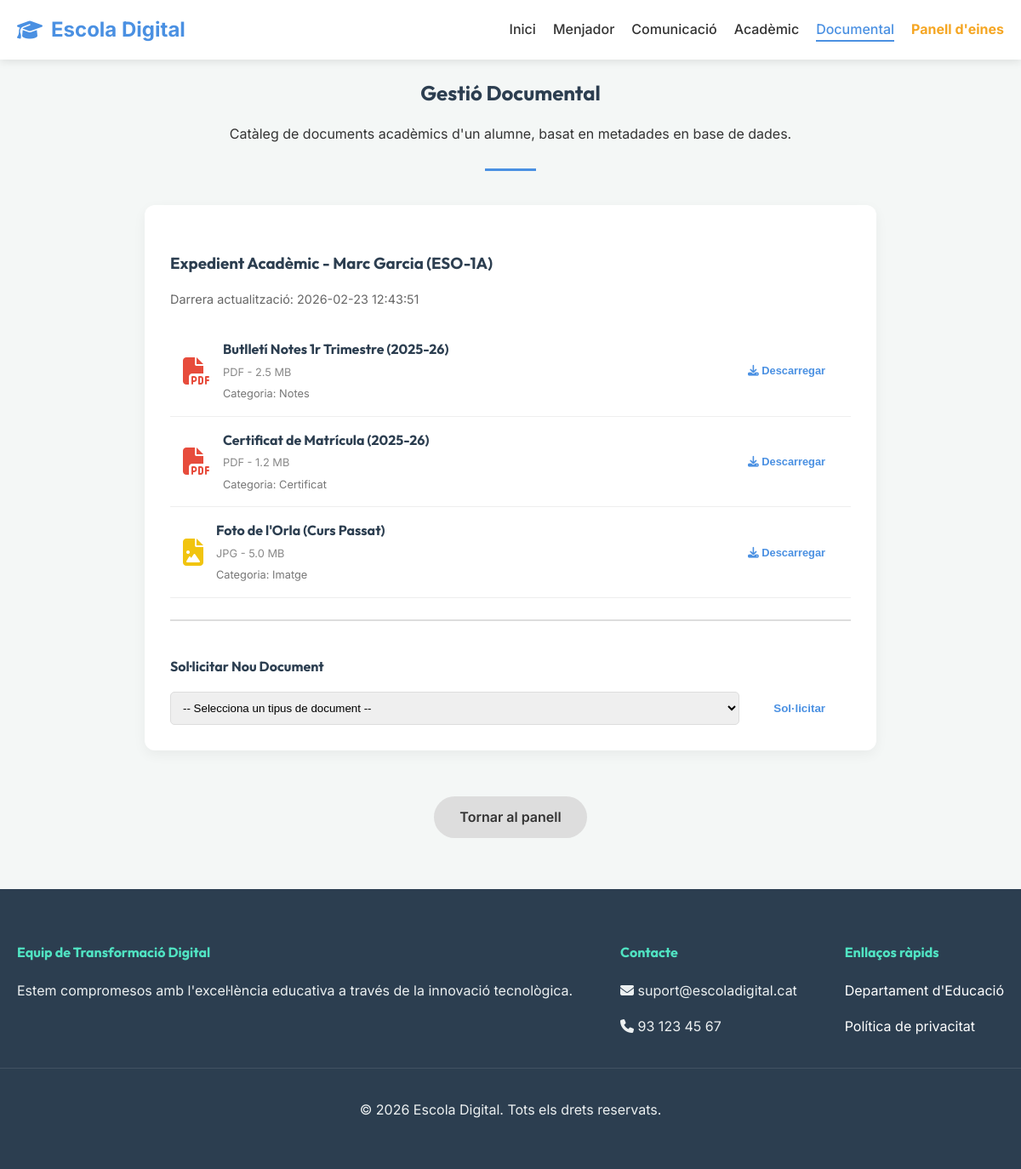
Screenshot of /index.php?page=demo_docs with the database file from the repository.
### tables this page shows
CREATE TABLE IF NOT EXISTS `documents` (
    `id` INT UNSIGNED AUTO_INCREMENT PRIMARY KEY,
    `student_id` INT UNSIGNED NOT NULL,
    `name` VARCHAR(200) NOT NULL,
    `file_type` VARCHAR(20) NOT NULL,
    `size_label` VARCHAR(50) DEFAULT NULL,
    `category` VARCHAR(100) DEFAULT NULL,
    `created_at` TIMESTAMP DEFAULT CURRENT_TIMESTAMP,
    CONSTRAINT `fk_document_student` FOREIGN KEY (`student_id`) REFERENCES `students`(`id`) ON DELETE CASCADE
);

### pages/demo_docs.php (the view, shortened to what this page needs)
<?php
$studentId = $pdo->query("SELECT id FROM students WHERE full_name = 'Marc Garcia' LIMIT 1")->fetchColumn();
$docsStmt = $pdo->prepare(
    'SELECT name, file_type, size_label, category, created_at
     FROM documents
     WHERE student_id = :student_id
     ORDER BY created_at DESC'
);
$docsStmt->execute([':student_id' => $studentId]);
$documents = $docsStmt->fetchAll();
?>
<div class="container section-title">
    <h2>Gestió Documental</h2>
    <p>Catàleg de documents acadèmics d'un alumne, basat en metadades en base de dades.</p>
</div>
<div class="container">
    <div class="card" style="max-width: 800px; margin: 0 auto;">
        <h3>Expedient Acadèmic - Marc Garcia (ESO-1A)</h3>
        <p style="color: #666; font-size: 0.9rem;">
            Darrera actualització:
            <?= $documents ? htmlspecialchars($documents[0]['created_at']) : date('Y-m-d') ?>
        </p>
        <div style="margin-top: 20px;">
            <?php foreach ($documents as $doc): ?>
                <div style="padding: 15px; border-bottom: 1px solid #eee; display: flex; align-items: center; justify-content: space-between; flex-wrap: wrap; gap: 10px;">
                    <div style="display: flex; align-items: center; gap: 15px;">
                        <?php
                        $icon = 'fa-file';
                        $color = '#3498db';
                        if ($doc['file_type'] === 'pdf') {
                            $icon = 'fa-file-pdf';
                            $color = '#e74c3c';
                        } elseif ($doc['file_type'] === 'jpg' || $doc['file_type'] === 'png') {
                            $icon = 'fa-file-image';
                            $color = '#f1c40f';
                        }
                        ?>
                        <i class="fa <?= $icon ?>" style="font-size: 2rem; color: <?= $color ?>;"></i>
                        <div>
                            <h4 style="margin: 0;"><?= htmlspecialchars($doc['name']) ?></h4>
                            <span style="font-size: 0.8rem; color: #888;">
                                <?= strtoupper(htmlspecialchars($doc['file_type'])) ?>
                                <?php if ($doc['size_label']): ?>
                                    - <?= htmlspecialchars($doc['size_label']) ?>
                                <?php endif; ?>
                            </span>
                            <?php if ($doc['category']): ?>
                                <div style="font-size: 0.8rem; color: #777; margin-top: 4px;">
                                    Categoria: <?= htmlspecialchars($doc['category']) ?>
                                </div>
                            <?php endif; ?>
                        </div>
                    </div>
                    <button
                        type="button"
                        class="btn"
                        onclick="alert('En un entorn real es descarregaria el fitxer <?= htmlspecialchars($doc['name']) ?>. Aquí es tracta d\'una mostra sense arxiu físic.');"
                        style="margin: 0; padding: 5px 15px; font-size: 0.8rem;"
                    >
                        <i class="fa fa-download"></i> Descarregar
                    </button>
                </div>
            <?php endforeach; ?>
        </div>
        <div style="margin-top: 25px; padding-top: 20px; border-top: 2px solid #ddd;">
            <h4>Sol·licitar Nou Document</h4>
            <form method="post" style="display: flex; gap: 10px; margin-top: 10px; flex-wrap: wrap;">
                <select name="doc_type" style="flex: 1; padding: 10px; border-radius: 5px; border: 1px solid #ddd; min-width: 220px;" required>
                    <option value="">-- Selecciona un tipus de document --</option>
                </select>
                <button class="btn" style="margin: 0;">Sol·licitar</button>
            </form>
        </div>
    </div>
    <div class="text-center mt-4">
        <a href="index.php?page=demo" class="btn" style="background: #ddd; color: #333;">Tornar al panell</a>
    </div>
</div>

### css/style.css (style rules this page uses)
:root { --primary-color: #4a90e2; --secondary-color: #50e3c2; --accent-color: #f5a623; --background-color: #f4f7f6; --text-color: #333; --header-bg: #fff; --card-bg: #fff; --font-heading: 'Outfit', sans-serif; --font-body: 'Inter', sans-serif; --transition: all 0.3s ease; }
body { font-family: var(--font-body); background-color: var(--background-color); color: var(--text-color); margin: 0; padding: 0; line-height: 1.6; }
h1, h2, h3, h4, h5, h6 { font-family: var(--font-heading); color: #2c3e50; margin-bottom: 1rem; }
.container { max-width: 1200px; margin: 0 auto; padding: 0 20px; }
.btn { display: inline-block; padding: 12px 30px; background-color: #fff; color: var(--primary-color); text-decoration: none; border-radius: 30px; font-weight: 600; margin-top: 30px; transition: var(--transition); border: none; cursor: pointer; }
.section-title { text-align: center; margin-bottom: 40px; position: relative; padding-bottom: 15px; }
.section-title::after { content: ''; position: absolute; bottom: 0; left: 50%; transform: translateX(-50%); width: 60px; height: 3px; background-color: var(--primary-color); }
.card { background-color: var(--card-bg); border-radius: 12px; padding: 30px; box-shadow: 0 5px 15px rgba(0, 0, 0, 0.05); transition: var(--transition); border-top: 5px solid transparent; }
.card h3 { margin-bottom: 15px; }
.text-center { text-align: center; }
.mt-4 { margin-top: 1.5rem; }
.card { animation: fadeInUp 0.6s ease-out forwards; }

### rows the page displays
documents: created_at "2026-02-23 12:43:51", name "Butlletí Notes 1r Trimestre (2025-26)", file_type "PDF", size_label "2.5 MB", category "Notes"
documents: name "Certificat de Matrícula (2025-26)", file_type "PDF", size_label "1.2 MB", category "Certificat"
documents: name "Foto de l'Orla (Curs Passat)", file_type "JPG", size_label "5.0 MB", category "Imatge"
